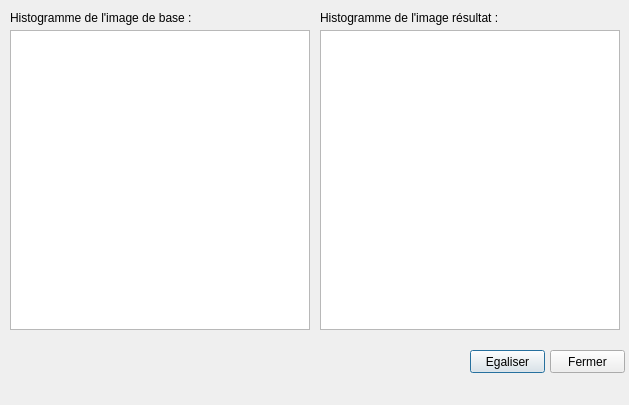
<?xml version="1.0" encoding="UTF-8"?>
<ui version="4.0">
 <class>DialogHistogramme</class>
 <widget class="QDialog" name="DialogHistogramme">
  <property name="geometry">
   <rect>
    <x>0</x>
    <y>0</y>
    <width>629</width>
    <height>405</height>
   </rect>
  </property>
  <property name="windowTitle">
   <string>Histogramme</string>
  </property>
  <widget class="QGraphicsView" name="histogrammeBaseView">
   <property name="geometry">
    <rect>
     <x>10</x>
     <y>30</y>
     <width>300</width>
     <height>300</height>
    </rect>
   </property>
  </widget>
  <widget class="QLabel" name="label">
   <property name="geometry">
    <rect>
     <x>10</x>
     <y>10</y>
     <width>181</width>
     <height>16</height>
    </rect>
   </property>
   <property name="text">
    <string>Histogramme de l'image de base :</string>
   </property>
  </widget>
  <widget class="QPushButton" name="actionEgaliser">
   <property name="geometry">
    <rect>
     <x>470</x>
     <y>350</y>
     <width>75</width>
     <height>23</height>
    </rect>
   </property>
   <property name="text">
    <string>Egaliser</string>
   </property>
  </widget>
  <widget class="QPushButton" name="actionFermer">
   <property name="geometry">
    <rect>
     <x>550</x>
     <y>350</y>
     <width>75</width>
     <height>23</height>
    </rect>
   </property>
   <property name="text">
    <string>Fermer</string>
   </property>
  </widget>
  <widget class="QGraphicsView" name="histogrammeResultView">
   <property name="geometry">
    <rect>
     <x>320</x>
     <y>30</y>
     <width>300</width>
     <height>300</height>
    </rect>
   </property>
  </widget>
  <widget class="QLabel" name="label_2">
   <property name="geometry">
    <rect>
     <x>320</x>
     <y>10</y>
     <width>181</width>
     <height>16</height>
    </rect>
   </property>
   <property name="text">
    <string>Histogramme de l'image résultat :</string>
   </property>
  </widget>
 </widget>
 <resources/>
 <connections/>
</ui>
